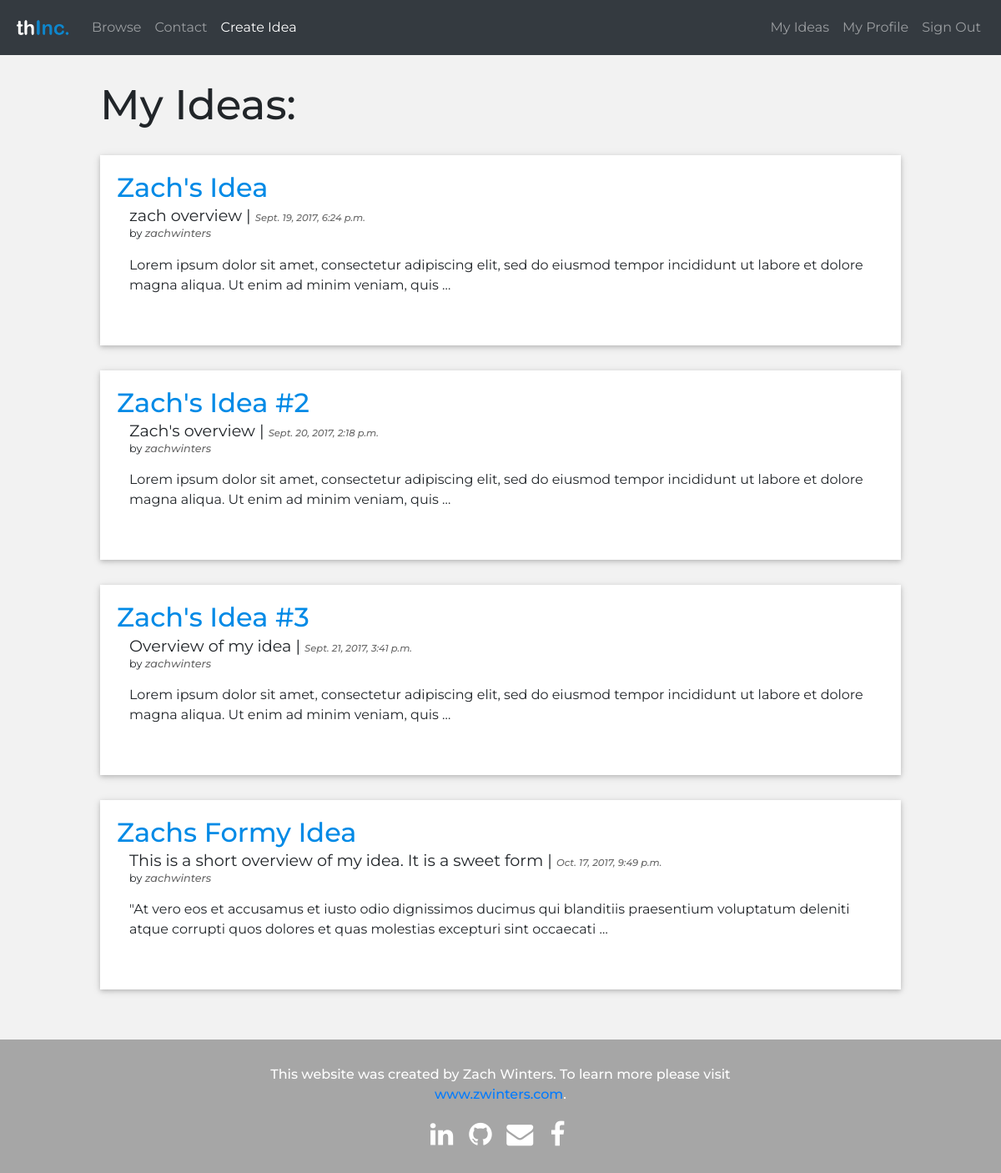
The app's page /ideashare/my_ideas/ (signed in), older data.
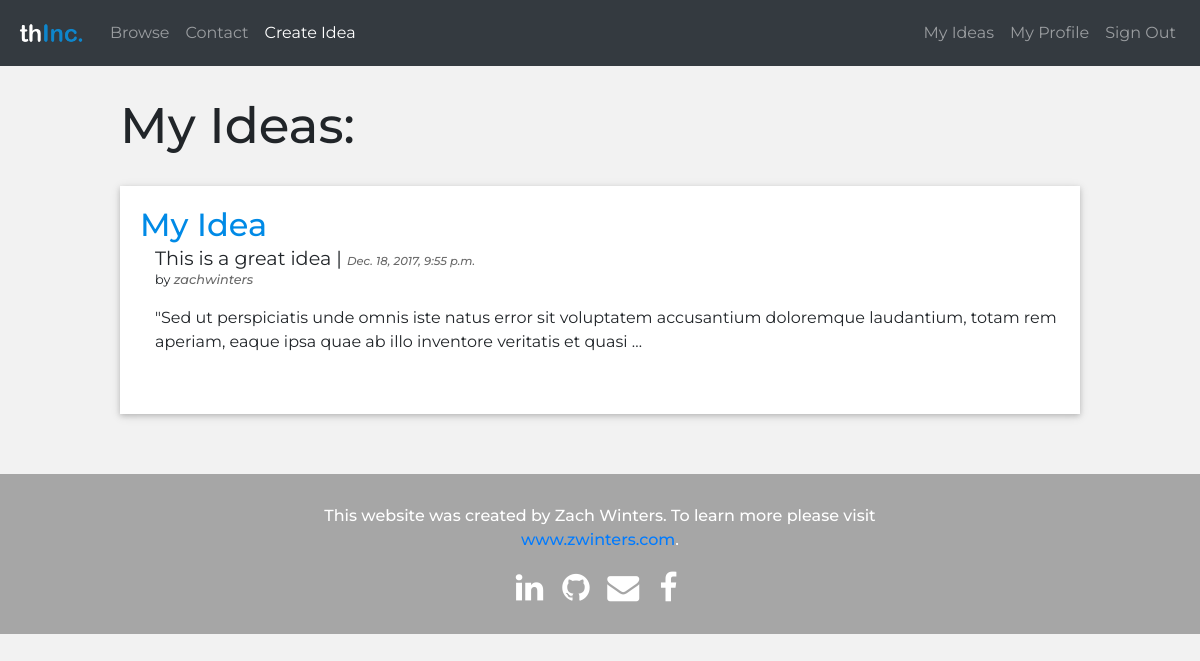
The same page, newer data.
### ideashare/models.py (models this page shows, shortened)
class Idea(models.Model):
	user = models.ForeignKey('auth.User')
	name = models.CharField(max_length=255, default="", editable=True)
	overview = models.TextField()
	description = models.TextField()
	published_date = models.DateTimeField(auto_now_add=True, null=True)
	updated_date = models.DateTimeField(auto_now=True, auto_now_add=False, null=True)
	votes = models.IntegerField(default=0)
	slug = models.SlugField(unique=True)

### ideashare/views.py (the view)
def my_ideas(request):
	logged_in_user = request.user
	ideas = Idea.objects.filter(user = logged_in_user)
	ideas = ideas.order_by("-votes")
	return render(request, 'ideashare/ideas/my_ideas.html', {
			'ideas': ideas
		})

### templates/ideashare/ideas/my_ideas.html (shortened to what this page needs)
{% extends 'base.html' %}
{% block content %}
<div class="ideas">
<h1 class="section">My Ideas:</h1>
<ul>
    {% for idea in ideas %}
     <li>
        <div class="idea_section">
            <h2>
                <a class="idea_name" href="{% url 'idea_detail' slug=idea.slug %}">{{ idea.name }}
                </a>
            </h2>
            <h3>{{ idea.overview }} | <span class="published_date">{{ idea.published_date }}</span></h3>
            <p class="username">by <i class="username"><a id="user_link" href="{% url 'user_profile' username=idea.user %}">{{ idea.user }}</a></i></p>
            <p style="margin-top: 1em;">{{ idea.description|truncatewords:25 }}</p>
        </div>
    </li>
    {% endfor %}
</ul>
</div>
{% endblock content %}

### templates/base.html (shortened to what this page needs)
{% load staticfiles %}
<!DOCTYPE html>
<html>
<head>
	<link rel="stylesheet" href="https://maxcdn.bootstrapcdn.com/bootstrap/4.0.0-beta/css/bootstrap.min.css">
	<link rel="stylesheet" href="{% static 'css/style.css' %}">
  <link rel="stylesheet" href="{% static 'css/githubbuttons.css' %}">
  <link rel="stylesheet" href="{% static 'images/icons/font-awesome-4.7.0/css/font-awesome.min.css' %}">
</head>
<body>
<nav class="navbar navbar-expand-md navbar-dark bg-dark fixed-top">
      <a class="navbar-brand" href="{% url 'ideashare_home' %}"><img src="{% static 'images/thinc-logo-white-carolina.png' %}" width="70" alt=""></a>
      <div class="collapse navbar-collapse" id="navbarsExampleDefault">
        <ul class="navbar-nav mr-auto">
          <li class="nav-item">
            <a class="nav-link" href="{% url 'browse' %}" style="font-weight: 400;">Browse</a>
          </li>
          <li class="nav-item">
            <a class="nav-link" href="{% url 'contact' %}" style="font-weight: 400;">Contact</a>
          </li>
          <li class="nav-item active">
            <a id="nav_special" class="nav-link nav-item active" href="{% url 'create_idea' %}" style="font-weight: 400;">Create Idea<span class="sr-only">(current)</span></a>
          </li>
        </ul>
        <ul class="nav navbar-nav navbar-right">
	      {% if user.is_authenticated %}
	      <li class="nav-item">
	    	<a class="nav-link" href="{% url 'my_ideas' %}" style="font-weight: 400;">My Ideas</a>
	      </li>
	      <li class="nav-item">
	    	<a class="nav-link" href="{% url 'user_profile' username=user.username %}" style="font-weight: 400;">My Profile</a>
	      </li>
	      <li class="nav-item">
	    	<a class="nav-link" href="{% url 'auth_logout' %}?next={% url 'ideashare_home' %}" style="font-weight: 400;">Sign Out</a>
	      </li>
    	  {% endif %}
    	</ul>
      </div>
    </nav>
<div class="container-fluid">
    {% block content %}{% endblock content %}
</div>
<footer class="footer">
  <div class="container">
    <p class="footer">This website was created by Zach Winters. To learn more please visit <a href="http://www.zwinters.com">www.zwinters.com</a>.</p>
    <div class="social">
      <a href="https://www.linkedin.com/in/winterszachary/" target="_blank" class="fa fa-linkedin fa-2x" id="linkedin"></a>
      <a href="https://github.com/zdw001" target="_blank" class="fa fa-github fa-2x" id="github"></a>
      <a href="mailto:zachwinters1@gmail.com" class="fa fa-envelope fa-2x" id="envelope"></a>
      <a href="https://www.facebook.com/zach.winters.12" target="_blank" class="fa fa-facebook fa-2x" id="facebook"></a>
    </div>
  </div>
</footer>
</body>
</html>

### static_in_project/our_static/css/style.css (style rules this page uses)
* { font-family: 'Montserrat', sans-serif; font-weight: 500; }
html { height: 100%; }
body { padding-top: 66px; background-color: #f2f2f2; height: 100%; }
h1.section { font-size: 50px; margin-bottom: 30px; }
ul { padding-left: 0; }
.navbar a { transition: 0.3s; }
.ideas { padding: 30px 10%; background-color: #f2f2f2; }
.ideas h2, .ideas h3, .ideas p { margin: 0; padding: 0 0 0 15px; font-weight: normal; }
.ideas h2 { font-size: 2em; margin: 0 0 3px; padding: 0; color: #008ae6; font-weight: 500; }
.ideas h3 { font-size: 1.2em; }
.ideas li { list-style: none; }
.idea_section { background-color: #fff; -webkit-box-shadow: 0 2px 5px 0 rgba(0,0,0,0.16), 0 2px 10px 0 rgba(0,0,0,0.12); -moz-box-shadow: 0 2px 5px 0 rgba(0,0,0,0.16),0 2px 10px 0 rgba(0,0,0,0.12) box-shadow: 0 2px 5px 0 rgba(0,0,0,0.16), 0 2px 10px 0 rgba(0,0,0,0.12); padding: 20px 20px 60px; margin-bottom: 30px; }
a.idea_name { color: #008ae6; transition: 0.5s; }
.published_date { font-style: italic; color: #696969; font-size: .6em; }
.username { font-size: .8em; margin: 0 0 0 10px; }
.username i { font-size: 1em; margin: 0; color: #696969; }
#user_link { color: #696969; transition: 0.3s; }
footer { background-color: #a6a6a6; }
.footer p { margin: 0 auto; padding-top: 30px; max-width: 600px; text-align: center; color: #fff; }
.social { width: 190px; margin: 0 auto; overflow: auto; text-align: center; }
.fa { box-sizing: unset; color: #fff; margin: 15px auto 25px; padding: 5px 7px 5px 5px; font-size: 30px; width: 30px; text-align: center; text-decoration: none; border-radius: 5px; -o-transition:.5s; -ms-transition:.5s; -moz-transition:.5s; -webkit-transition:.5s; transition: .5s; }
.container-fluid { padding: 0; }

Row changes from the older to the newer data that the page shows:
removed Idea: name "Zach's Idea #2", overview "Zach's overview", published_date "Sept. 20, 2017, 2:18 p.m.", user "zachwinters", description "Lorem ipsum dolor sit amet, consectetur adipiscing elit, sed do eiusmod tempor incididunt ut labore et dolore magna aliqua. Ut enim ad minim veniam, quis …"
removed Idea: name "Zach's Idea #3", overview "Overview of my idea", published_date "Sept. 21, 2017, 3:41 p.m.", user "zachwinters", description "Lorem ipsum dolor sit amet, consectetur adipiscing elit, sed do eiusmod tempor incididunt ut labore et dolore magna aliqua. Ut enim ad minim veniam, quis …"
removed Idea: name "Zachs Formy Idea", overview "This is a short overview of my idea. It is a sweet form", published_date "Oct. 17, 2017, 9:49 p.m.", user "zachwinters", description "\"At vero eos et accusamus et iusto odio dignissimos ducimus qui blanditiis praesentium voluptatum deleniti atque corrupti quos dolores et quas molestias excepturi sint occaecati …"
changed Idea "zachwinters": name "Zach's Idea" → "My Idea"; overview "zach overview" → "This is a great idea"; published_date "Sept. 19, 2017, 6:24 p.m." → "Dec. 18, 2017, 9:55 p.m."; description "Lorem ipsum dolor sit amet, consectetur adipiscing elit, sed do eiusmod tempor incididunt ut labore et dolore magna aliqua. Ut enim ad minim veniam, quis …" → "\"Sed ut perspiciatis unde omnis iste natus error sit voluptatem accusantium doloremque laudantium, totam rem aperiam, eaque ipsa quae ab illo inventore veritatis et quasi …"
